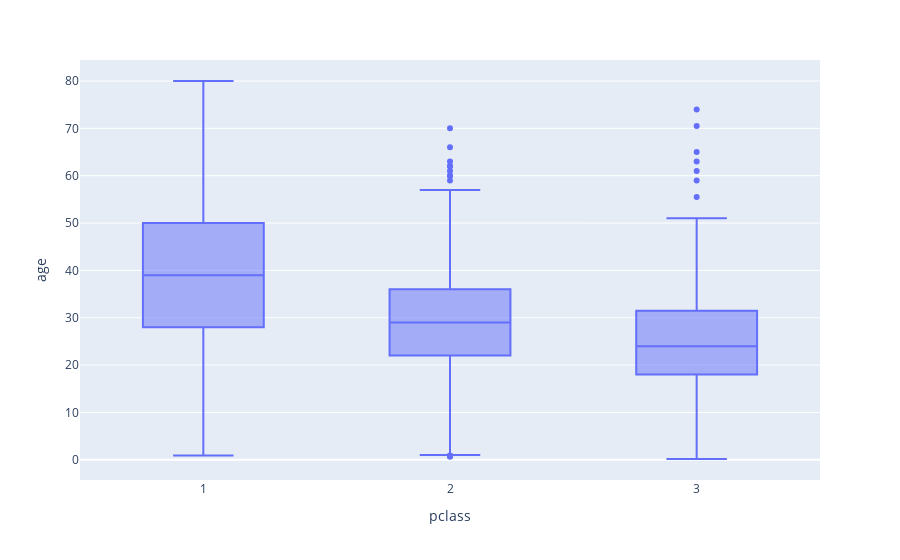

Notebook code cell kept with this figure:
### Code cell
fig7 = px.box(titanic, x="pclass", y="age")
fig7.show()

### Figure 1 — Plotly figure (JSON) as saved in the notebook; plotly's stock layout.template omitted (floating-point values rounded to 4 significant figures; data arrays with more than 128 entries replaced by an {"elided": "..."} marker saying what was removed)
{"data": [{"alignmentgroup": "True", "hovertemplate": "pclass=%{x}<br>age=%{y}<extra></extra>", "legendgroup": "", "marker": {"color": "#636efa"}, "name": "", "notched": false, "offsetgroup": "", "orientation": "v", "showlegend": false, "type": "box", "x": {"elided": "1308 int values"}, "x0": " ", "xaxis": "x", "y": {"elided": "1308 float values"}, "y0": " ", "yaxis": "y"}], "layout": {"autosize": true, "boxmode": "group", "legend": {"tracegroupgap": 0}, "margin": {"t": 60}, "xaxis": {"anchor": "y", "autorange": true, "domain": [0, 1], "range": [0.5, 3.5], "title": {"text": "pclass"}, "type": "linear"}, "yaxis": {"anchor": "x", "autorange": true, "domain": [0, 1], "range": [-4.268, 84.44], "title": {"text": "age"}, "type": "linear"}}}
